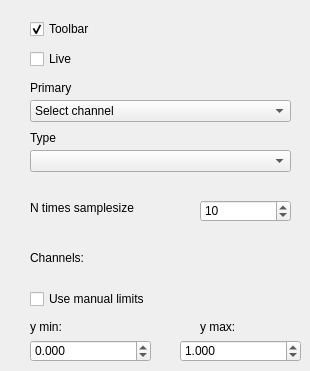
        <widget class="QWidget" name="top_tab">
         <attribute name="title">
          <string>Top Plot</string>
         </attribute>
         <widget class="QCheckBox" name="top_show_toolbar_checkBox">
          <property name="geometry">
           <rect>
            <x>30</x>
            <y>20</y>
            <width>111</width>
            <height>18</height>
           </rect>
          </property>
          <property name="text">
           <string>Toolbar</string>
          </property>
          <property name="checked">
           <bool>true</bool>
          </property>
          <property name="tristate">
           <bool>false</bool>
          </property>
         </widget>
         <widget class="QCheckBox" name="top_plot_live_checkBox">
          <property name="geometry">
           <rect>
            <x>30</x>
            <y>50</y>
            <width>111</width>
            <height>18</height>
           </rect>
          </property>
          <property name="text">
           <string>Live</string>
          </property>
          <property name="checked">
           <bool>false</bool>
          </property>
          <property name="tristate">
           <bool>false</bool>
          </property>
         </widget>
         <widget class="QComboBox" name="top_plot_primary_comboBox">
          <property name="geometry">
           <rect>
            <x>30</x>
            <y>100</y>
            <width>261</width>
            <height>22</height>
           </rect>
          </property>
          <item>
           <property name="text">
            <string>Select channel</string>
           </property>
          </item>
         </widget>
         <widget class="QComboBox" name="top_plot_processing_comboBox">
          <property name="geometry">
           <rect>
            <x>30</x>
            <y>150</y>
            <width>261</width>
            <height>22</height>
           </rect>
          </property>
         </widget>
         <widget class="QLabel" name="label_10">
          <property name="geometry">
           <rect>
            <x>30</x>
            <y>80</y>
            <width>81</width>
            <height>16</height>
           </rect>
          </property>
          <property name="text">
           <string>Primary</string>
          </property>
         </widget>
         <widget class="QLabel" name="label_11">
          <property name="geometry">
           <rect>
            <x>30</x>
            <y>130</y>
            <width>251</width>
            <height>16</height>
           </rect>
          </property>
          <property name="text">
           <string>Type</string>
          </property>
         </widget>
         <widget class="QSpinBox" name="top_plot_NspinBox">
          <property name="enabled">
           <bool>true</bool>
          </property>
          <property name="geometry">
           <rect>
            <x>200</x>
            <y>200</y>
            <width>91</width>
            <height>22</height>
           </rect>
          </property>
          <property name="minimum">
           <number>1</number>
          </property>
          <property name="maximum">
           <number>99999</number>
          </property>
          <property name="value">
           <number>10</number>
          </property>
         </widget>
         <widget class="QLabel" name="label_6">
          <property name="geometry">
           <rect>
            <x>30</x>
            <y>200</y>
            <width>161</width>
            <height>16</height>
           </rect>
          </property>
          <property name="text">
           <string>N times samplesize</string>
          </property>
         </widget>
         <widget class="QLabel" name="label_17">
          <property name="geometry">
           <rect>
            <x>30</x>
            <y>250</y>
            <width>81</width>
            <height>16</height>
           </rect>
          </property>
          <property name="text">
           <string>Channels:</string>
          </property>
         </widget>
         <widget class="QWidget" name="top_comboBoxWidget" native="true">
          <property name="geometry">
           <rect>
            <x>120</x>
            <y>250</y>
            <width>171</width>
            <height>21</height>
           </rect>
          </property>
          <widget class="QWidget" name="verticalLayoutWidget">
           <property name="geometry">
            <rect>
             <x>0</x>
             <y>0</y>
             <width>171</width>
             <height>21</height>
            </rect>
           </property>
           <layout class="QVBoxLayout" name="top_comboBoxWidgetLayout">
            <property name="sizeConstraint">
             <enum>QLayout::SetMaximumSize</enum>
            </property>
           </layout>
          </widget>
         </widget>
         <widget class="QCheckBox" name="top_useManLim_checkBox">
          <property name="geometry">
           <rect>
            <x>30</x>
            <y>290</y>
            <width>171</width>
            <height>18</height>
           </rect>
          </property>
          <property name="text">
           <string>Use manual limits</string>
          </property>
         </widget>
         <widget class="QLabel" name="label_18">
          <property name="geometry">
           <rect>
            <x>30</x>
            <y>320</y>
            <width>47</width>
            <height>14</height>
           </rect>
          </property>
          <property name="text">
           <string>y min:</string>
          </property>
         </widget>
         <widget class="QLabel" name="label_19">
          <property name="geometry">
           <rect>
            <x>200</x>
            <y>320</y>
            <width>47</width>
            <height>14</height>
           </rect>
          </property>
          <property name="text">
           <string>y max:</string>
          </property>
         </widget>
         <widget class="QDoubleSpinBox" name="top_lowerLimit_doubleSpinBox">
          <property name="geometry">
           <rect>
            <x>30</x>
            <y>340</y>
            <width>121</width>
            <height>22</height>
           </rect>
          </property>
          <property name="decimals">
           <number>3</number>
          </property>
          <property name="minimum">
           <double>-99999999.000000000000000</double>
          </property>
          <property name="maximum">
           <double>99999999.000000000000000</double>
          </property>
         </widget>
         <widget class="QDoubleSpinBox" name="top_upperLimit_doubleSpinBox">
          <property name="geometry">
           <rect>
            <x>180</x>
            <y>340</y>
            <width>121</width>
            <height>22</height>
           </rect>
          </property>
          <property name="decimals">
           <number>3</number>
          </property>
          <property name="minimum">
           <double>-99999999.000000000000000</double>
          </property>
          <property name="maximum">
           <double>99999999.000000000000000</double>
          </property>
          <property name="value">
           <double>1.000000000000000</double>
          </property>
         </widget>
        </widget>
